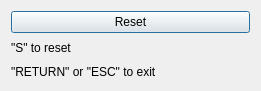
<?xml version="1.0" encoding="UTF-8"?>
<ui version="4.0">
 <class>Dialog</class>
 <widget class="QDialog" name="Dialog">
  <property name="geometry">
   <rect>
    <x>0</x>
    <y>0</y>
    <width>261</width>
    <height>91</height>
   </rect>
  </property>
  <property name="windowTitle">
   <string>Join pypes</string>
  </property>
  <layout class="QVBoxLayout" name="verticalLayout">
   <item>
    <widget class="QPushButton" name="btn1">
     <property name="text">
      <string>Reset</string>
     </property>
    </widget>
   </item>
   <item>
    <widget class="QLabel" name="labTagretObj">
     <property name="text">
      <string>&quot;S&quot; to reset</string>
     </property>
    </widget>
   </item>
   <item>
    <widget class="QLabel" name="labTargetPort">
     <property name="text">
      <string>&quot;RETURN&quot; or &quot;ESC&quot; to exit</string>
     </property>
    </widget>
   </item>
  </layout>
 </widget>
 <resources/>
 <connections/>
</ui>
